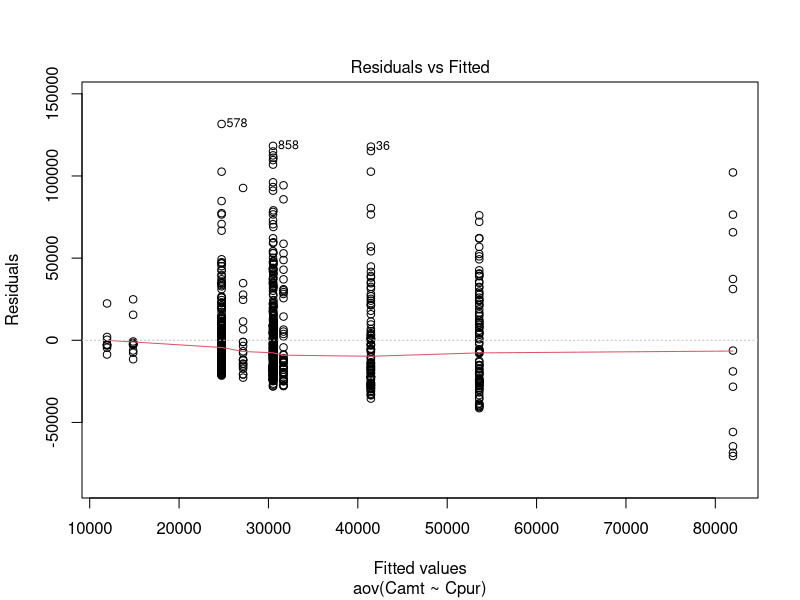
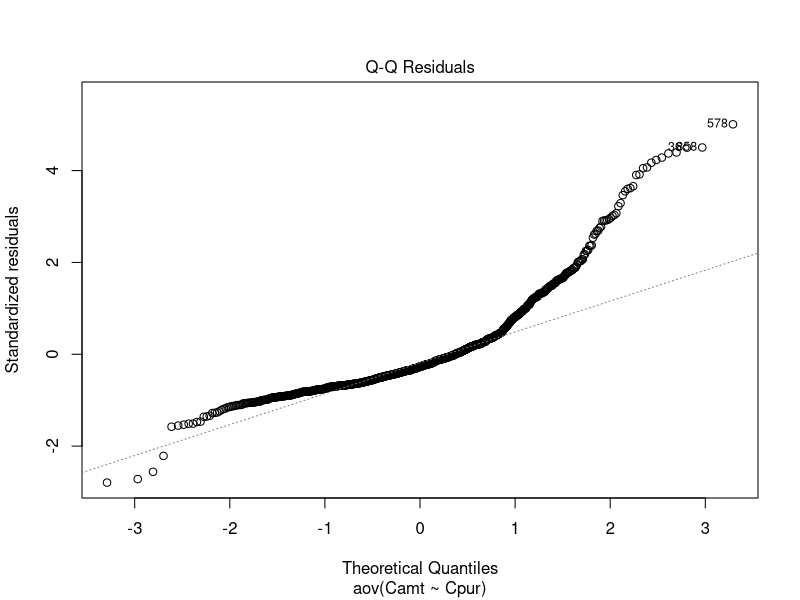
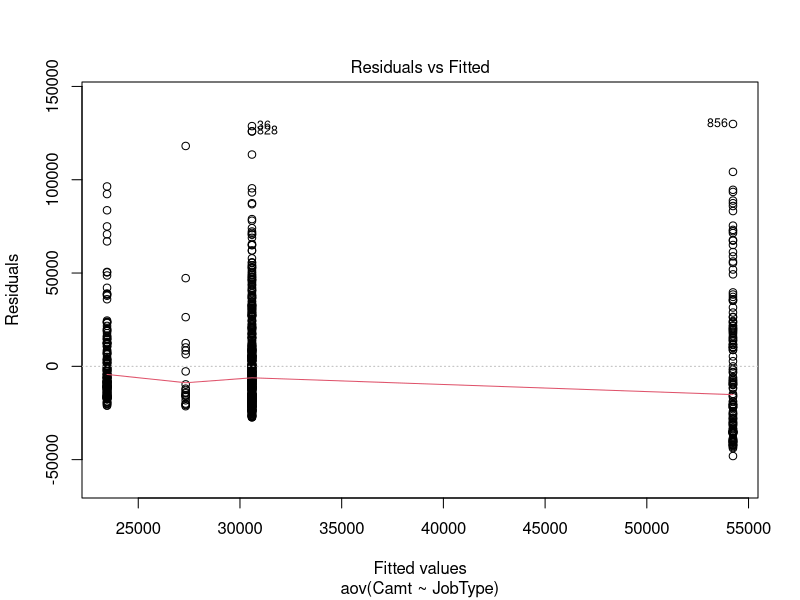
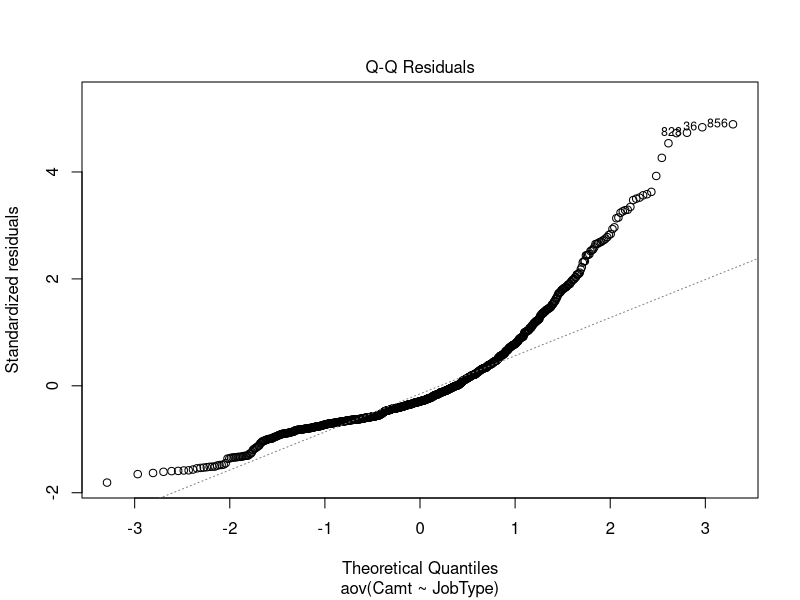
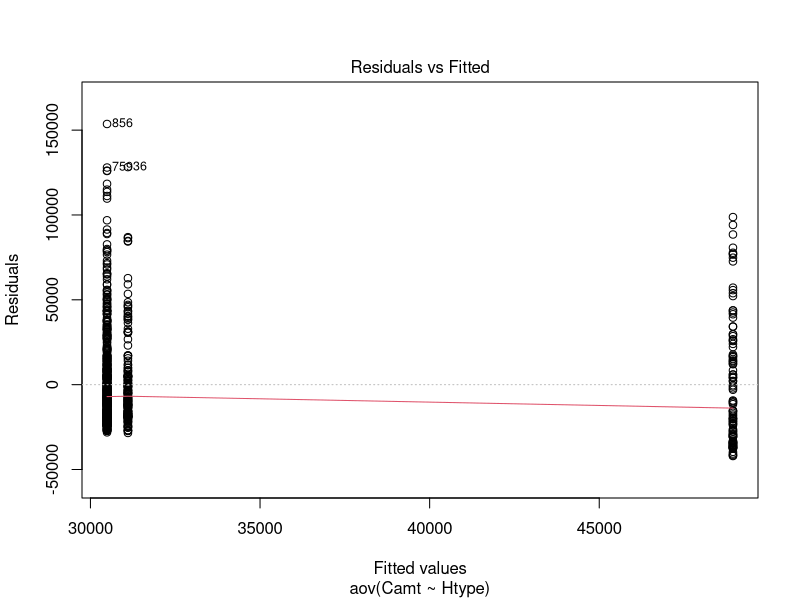
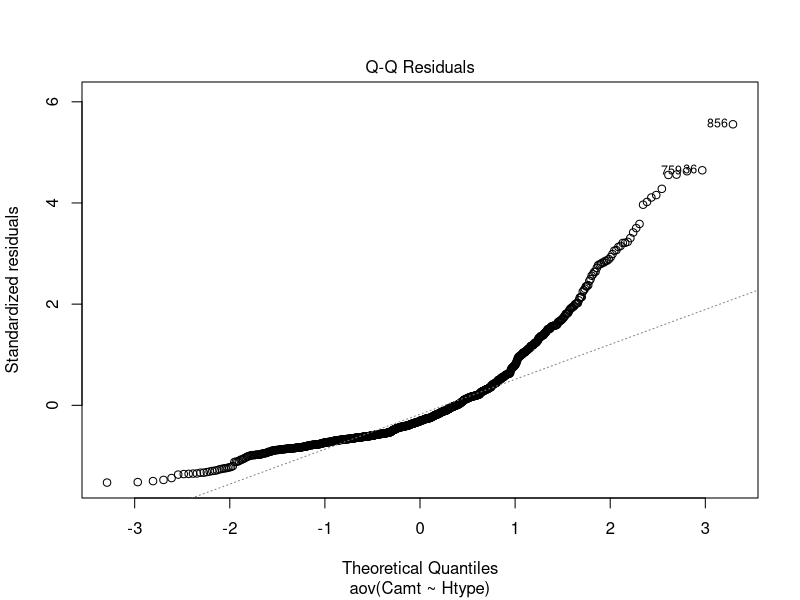

Recreate these plots in R, in order.
rm(list=ls())
library(dplyr)

df=read.csv("CreditWorthiness.csv")

#Using Camt and Cpur variables
data=df%>%
  dplyr::select(Camt,Cpur)

group_by(data, Cpur)%>%summarise(count=n(), mean=mean(Camt, na.rm=TRUE))

#ANOVA
result=aov(Camt~Cpur, data=data)
summary(result)

TukeyHSD(result)

#Homogeneity of variances (equal variances assumption)
plot(result, 1)

#Normality assumption
plot(result,2)

#Shapiro Wilk Test
res=residuals(result)
shapiro.test(res)

# Kruskal-Wallis rank sum test (used when ANOVA assumptions are not met)
kruskal.test(Cpur~Camt, data=data)

# Using Camt and Job Type
data=df%>%
  dplyr::select(Camt, JobType)

group_by(data, JobType)%>%summarise(count=n(), mean=mean(Camt, na.rm=TRUE))

#ANOVA
result=aov(Camt~JobType, data=data)
summary(result)

TukeyHSD(result)

#Homogeneity of variances (equal variances assumption)
plot(result, 1)

#Normality assumption
plot(result,2)

#Shapiro Wilk Test
res=residuals(result)
shapiro.test(res)

# Kruskal-Wallis rank sum test (used when ANOVA assumptions are not met)
kruskal.test(JobType~Camt, data=data)

# Using Camt and Htype
data=df%>%
  dplyr::select(Camt, Htype)

group_by(data, Htype)%>%summarise(count=n(), mean=mean(Camt, na.rm=TRUE))

#ANOVA
result=aov(Camt~Htype, data=data)
summary(result)

TukeyHSD(result)

#Homogeneity of variances (equal variances assumption)
plot(result, 1)

#Normality assumption
plot(result,2)

# Kruskal-Wallis rank sum test (used when ANOVA assumptions are not met)
kruskal.test(Htype~Camt, data=data)
